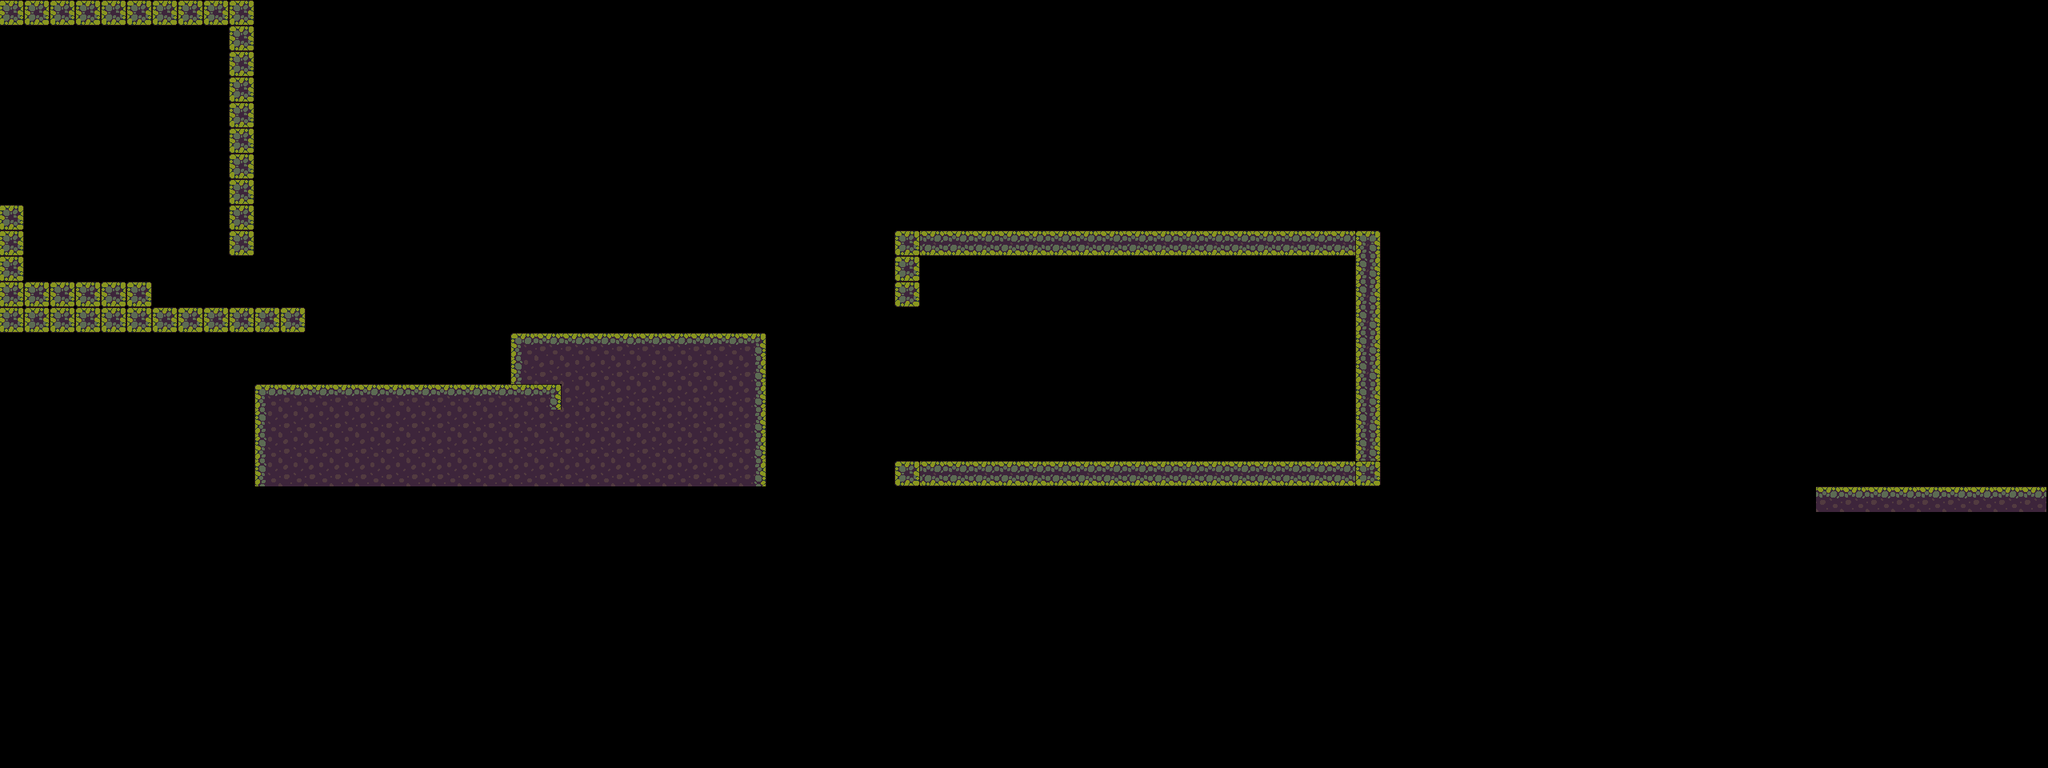

Tiled map render using the project's own tile images. Description and the whole map definition, tile-layer contents included, below:
An orthogonal 80x30 tile map with 32x32 px tiles, 1 tile layer (Terrain), 2 tilesets and 13 objects (5x tree, 5x rock, 2x platform, player).

<map version="1.10" tiledversion="1.10.2" orientation="orthogonal" renderorder="right-down" width="80" height="30" tilewidth="32" tileheight="32" infinite="0" nextlayerid="4" nextobjectid="39">
 <tileset firstgid="1" source="../tilesets/platforms.tsx" />
 <tileset firstgid="61" source="../tilesets/Objects.tsx" />
 <layer id="1" name="Terrain" width="80" height="30" offsetx="-2" offsety="0">
  <data encoding="csv">
31,31,31,31,31,31,31,31,31,31,0,0,0,0,0,0,0,0,0,0,0,0,0,0,0,0,0,0,0,0,0,0,0,0,0,0,0,0,0,0,0,0,0,0,0,0,0,0,0,0,0,0,0,0,0,0,0,0,0,0,0,0,0,0,0,0,0,0,0,0,0,0,0,0,0,0,0,0,0,0,
0,0,0,0,0,0,0,0,0,31,0,0,0,0,0,0,0,0,0,0,0,0,0,0,0,0,0,0,0,0,0,0,0,0,0,0,0,0,0,0,0,0,0,0,0,0,0,0,0,0,0,0,0,0,0,0,0,0,0,0,0,0,0,0,0,0,0,0,0,0,0,0,0,0,0,0,0,0,0,0,
0,0,0,0,0,0,0,0,0,31,0,0,0,0,0,0,0,0,0,0,0,0,0,0,0,0,0,0,0,0,0,0,0,0,0,0,0,0,0,0,0,0,0,0,0,0,0,0,0,0,0,0,0,0,0,0,0,0,0,0,0,0,0,0,0,0,0,0,0,0,0,0,0,0,0,0,0,0,0,0,
0,0,0,0,0,0,0,0,0,31,0,0,0,0,0,0,0,0,0,0,0,0,0,0,0,0,0,0,0,0,0,0,0,0,0,0,0,0,0,0,0,0,0,0,0,0,0,0,0,0,0,0,0,0,0,0,0,0,0,0,0,0,0,0,0,0,0,0,0,0,0,0,0,0,0,0,0,0,0,0,
0,0,0,0,0,0,0,0,0,31,0,0,0,0,0,0,0,0,0,0,0,0,0,0,0,0,0,0,0,0,0,0,0,0,0,0,0,0,0,0,0,0,0,0,0,0,0,0,0,0,0,0,0,0,0,0,0,0,0,0,0,0,0,0,0,0,0,0,0,0,0,0,0,0,0,0,0,0,0,0,
0,0,0,0,0,0,0,0,0,31,0,0,0,0,0,0,0,0,0,0,0,0,0,0,0,0,0,0,0,0,0,0,0,0,0,0,0,0,0,0,0,0,0,0,0,0,0,0,0,0,0,0,0,0,0,0,0,0,0,0,0,0,0,0,0,0,0,0,0,0,0,0,0,0,0,0,0,0,0,0,
0,0,0,0,0,0,0,0,0,31,0,0,0,0,0,0,0,0,0,0,0,0,0,0,0,0,0,0,0,0,0,0,0,0,0,0,0,0,0,0,0,0,0,0,0,0,0,0,0,0,0,0,0,0,0,0,0,0,0,0,0,0,0,0,0,0,0,0,0,0,0,0,0,0,0,0,0,0,0,0,
0,0,0,0,0,0,0,0,0,31,0,0,0,0,0,0,0,0,0,0,0,0,0,0,0,0,0,0,0,0,0,0,0,0,0,0,0,0,0,0,0,0,0,0,0,0,0,0,0,0,0,0,0,0,0,0,0,0,0,0,0,0,0,0,0,0,0,0,0,0,0,0,0,0,0,0,0,0,0,0,
31,0,0,0,0,0,0,0,0,31,0,0,0,0,0,0,0,0,0,0,0,0,0,0,0,0,0,0,0,0,0,0,0,0,0,0,0,0,0,0,0,0,0,0,0,0,0,0,0,0,0,0,0,0,0,0,0,0,0,0,0,0,0,0,0,0,0,0,0,0,0,0,0,0,0,0,0,0,0,0,
31,0,0,0,0,0,0,0,0,31,0,0,0,0,0,0,0,0,0,0,0,0,0,0,0,0,0,0,0,0,0,0,0,0,0,31,33,33,33,33,33,33,33,33,33,33,33,33,33,33,33,33,33,2684354592,0,0,0,0,0,0,0,0,0,0,0,0,0,0,0,0,0,0,0,0,0,0,0,0,0,0,
31,0,0,0,0,0,0,0,0,0,0,0,0,0,0,0,0,0,0,0,0,0,0,0,0,0,0,0,0,0,0,0,0,0,0,31,0,0,0,0,0,0,0,0,0,0,0,0,0,0,0,0,0,2684354593,0,0,0,0,0,0,0,0,0,0,0,0,0,0,0,0,0,0,0,0,0,0,0,0,0,0,
31,31,31,31,31,31,0,0,0,0,0,0,0,0,0,0,0,0,0,0,0,0,0,0,0,0,0,0,0,0,0,0,0,0,0,31,0,0,0,0,0,0,0,0,0,0,0,0,0,0,0,0,0,2684354593,0,0,0,0,0,0,0,0,0,0,0,0,0,0,0,0,0,0,0,0,0,0,0,0,0,0,
31,31,31,31,31,31,31,31,31,31,31,31,0,0,0,0,0,0,0,0,0,0,0,0,0,0,0,0,0,0,0,0,0,0,0,0,0,0,0,0,0,0,0,0,0,0,0,0,0,0,0,0,0,2684354593,0,0,0,0,0,0,0,0,0,0,0,0,0,0,0,0,0,0,0,0,0,0,0,0,0,0,
0,0,0,0,0,0,0,0,0,0,0,0,0,0,0,0,0,0,0,0,1,2,2,2,2,2,2,2,2,3,0,0,0,0,0,0,0,0,0,0,0,0,0,0,0,0,0,0,0,0,0,0,0,2684354593,0,0,0,0,0,0,0,0,0,0,0,0,0,0,0,0,0,0,0,0,0,0,0,0,0,0,
0,0,0,0,0,0,0,0,0,0,0,0,0,0,0,0,0,0,0,0,11,12,12,12,12,12,12,12,12,13,0,0,0,0,0,0,0,0,0,0,0,0,0,0,0,0,0,0,0,0,0,0,0,2684354593,0,0,0,0,0,0,0,0,0,0,0,0,0,0,0,0,0,0,0,0,0,0,0,0,0,0,
0,0,0,0,0,0,0,0,0,0,1,2,2,2,2,2,2,2,2,2,2,3,12,12,12,12,12,12,12,13,0,0,0,0,0,0,0,0,0,0,0,0,0,0,0,0,0,0,0,0,0,0,0,2684354593,0,0,0,0,0,0,0,0,0,0,0,0,0,0,0,0,0,0,0,0,0,0,0,0,0,0,
0,0,0,0,0,0,0,0,0,0,11,12,12,12,12,12,12,12,12,12,12,12,12,12,12,12,12,12,12,13,0,0,0,0,0,0,0,0,0,0,0,0,0,0,0,0,0,0,0,0,0,0,0,2684354593,0,0,0,0,0,0,0,0,0,0,0,0,0,0,0,0,0,0,0,0,0,0,0,0,0,0,
0,0,0,0,0,0,0,0,0,0,11,12,12,12,12,12,12,12,12,12,12,12,12,12,12,12,12,12,12,13,0,0,0,0,0,0,0,0,0,0,0,0,0,0,0,0,0,0,0,0,0,0,0,2684354593,0,0,0,0,0,0,0,0,0,0,0,0,0,0,0,0,0,0,0,0,0,0,0,0,0,0,
0,0,0,0,0,0,0,0,0,0,11,12,12,12,12,12,12,12,12,12,12,12,12,12,12,12,12,12,12,13,0,0,0,0,0,31,33,33,33,33,33,33,33,33,33,33,33,33,33,33,33,33,33,31,0,0,0,0,0,0,0,0,0,0,0,0,0,0,0,0,0,0,0,0,0,0,0,0,0,0,
0,0,0,0,0,0,0,0,0,0,0,0,0,0,0,0,0,0,0,0,0,0,0,0,0,0,0,0,0,0,0,0,0,0,0,0,0,0,0,0,0,0,0,0,0,0,0,0,0,0,0,0,0,0,0,0,0,0,0,0,0,0,0,0,0,0,0,0,0,0,0,2,2,2,2,2,2,2,2,2,
0,0,0,0,0,0,0,0,0,0,0,0,0,0,0,0,0,0,0,0,0,0,0,0,0,0,0,0,0,0,0,0,0,0,0,0,0,0,0,0,0,0,0,0,0,0,0,0,0,0,0,0,0,0,0,0,0,0,0,0,0,0,0,0,0,0,0,0,0,0,0,0,0,0,0,0,0,0,0,0,
0,0,0,0,0,0,0,0,0,0,0,0,0,0,0,0,0,0,0,0,0,0,0,0,0,0,0,0,0,0,0,0,0,0,0,0,0,0,0,0,0,0,0,0,0,0,0,0,0,0,0,0,0,0,0,0,0,0,0,0,0,0,0,0,0,0,0,0,0,0,0,0,0,0,0,0,0,0,0,0,
0,0,0,0,0,0,0,0,0,0,0,0,0,0,0,0,0,0,0,0,0,0,0,0,0,0,0,0,0,0,0,0,0,0,0,0,0,0,0,0,0,0,0,0,0,0,0,0,0,0,0,0,0,0,0,0,0,0,0,0,0,0,0,0,0,0,0,0,0,0,0,0,0,0,0,0,0,0,0,0,
0,0,0,0,0,0,0,0,0,0,0,0,0,0,0,0,0,0,0,0,0,0,0,0,0,0,0,0,0,0,0,0,0,0,0,0,0,0,0,0,0,0,0,0,0,0,0,0,0,0,0,0,0,0,0,0,0,0,0,0,0,0,0,0,0,0,0,0,0,0,0,0,0,0,0,0,0,0,0,0,
0,0,0,0,0,0,0,0,0,0,0,0,0,0,0,0,0,0,0,0,0,0,0,0,0,0,0,0,0,0,0,0,0,0,0,0,0,0,0,0,0,0,0,0,0,0,0,0,0,0,0,0,0,0,0,0,0,0,0,0,0,0,0,0,0,0,0,0,0,0,0,0,0,0,0,0,0,0,0,0,
0,0,0,0,0,0,0,0,0,0,0,0,0,0,0,0,0,0,0,0,0,0,0,0,0,0,0,0,0,0,0,0,0,0,0,0,0,0,0,0,0,0,0,0,0,0,0,0,0,0,0,0,0,0,0,0,0,0,0,0,0,0,0,0,0,0,0,0,0,0,0,0,0,0,0,0,0,0,0,0,
0,0,0,0,0,0,0,0,0,0,0,0,0,0,0,0,0,0,0,0,0,0,0,0,0,0,0,0,0,0,0,0,0,0,0,0,0,0,0,0,0,0,0,0,0,0,0,0,0,0,0,0,0,0,0,0,0,0,0,0,0,0,0,0,0,0,0,0,0,0,0,0,0,0,0,0,0,0,0,0,
0,0,0,0,0,0,0,0,0,0,0,0,0,0,0,0,0,0,0,0,0,0,0,0,0,0,0,0,0,0,0,0,0,0,0,0,0,0,0,0,0,0,0,0,0,0,0,0,0,0,0,0,0,0,0,0,0,0,0,0,0,0,0,0,0,0,0,0,0,0,0,0,0,0,0,0,0,0,0,0,
0,0,0,0,0,0,0,0,0,0,0,0,0,0,0,0,0,0,0,0,0,0,0,0,0,0,0,0,0,0,0,0,0,0,0,0,0,0,0,0,0,0,0,0,0,0,0,0,0,0,0,0,0,0,0,0,0,0,0,0,0,0,0,0,0,0,0,0,0,0,0,0,0,0,0,0,0,0,0,0,
0,0,0,0,0,0,0,0,0,0,0,0,0,0,0,0,0,0,0,0,0,0,0,0,0,0,0,0,0,0,0,0,0,0,0,0,0,0,0,0,0,0,0,0,0,0,0,0,0,0,0,0,0,0,0,0,0,0,0,0,0,0,0,0,0,0,0,0,0,0,0,0,0,0,0,0,0,0,0,0
</data>
 </layer>
 <objectgroup id="3" name="Moving Objects" visible="0">
  <object id="34" name="platform" x="741" y="174" width="260" height="10">
   <properties>
    <property name="speed" type="int" value="60" />
   </properties>
  </object>
  <object id="37" name="platform" x="475" y="181" width="10" height="187">
   <properties>
    <property name="speed" type="int" value="100" />
   </properties>
  </object>
 </objectgroup>
 <objectgroup id="2" name="Objects" visible="0">
  <object id="21" name="tree" gid="65" x="301" y="482" width="199" height="183" />
  <object id="22" name="tree" gid="65" x="1505" y="578" width="199" height="183" />
  <object id="23" name="tree" gid="65" x="2215" y="610" width="199" height="183" />
  <object id="24" name="tree" gid="61" x="856" y="418" width="104" height="132" />
  <object id="25" name="tree" gid="61" x="1252" y="292" width="104" height="132" />
  <object id="26" name="rock" gid="70" x="749" y="416" width="31" height="31" />
  <object id="27" name="rock" gid="70" x="2473" y="608" width="31" height="31" />
  <object id="28" name="rock" gid="71" x="2401" y="610" width="63" height="59" />
  <object id="29" name="rock" gid="71" x="639" y="418" width="63" height="59" />
  <object id="30" name="rock" gid="69" x="698" y="415" width="57" height="30" />
  <object id="32" name="player" gid="72" x="528" y="478" width="32" height="32" />
 </objectgroup>
</map>
